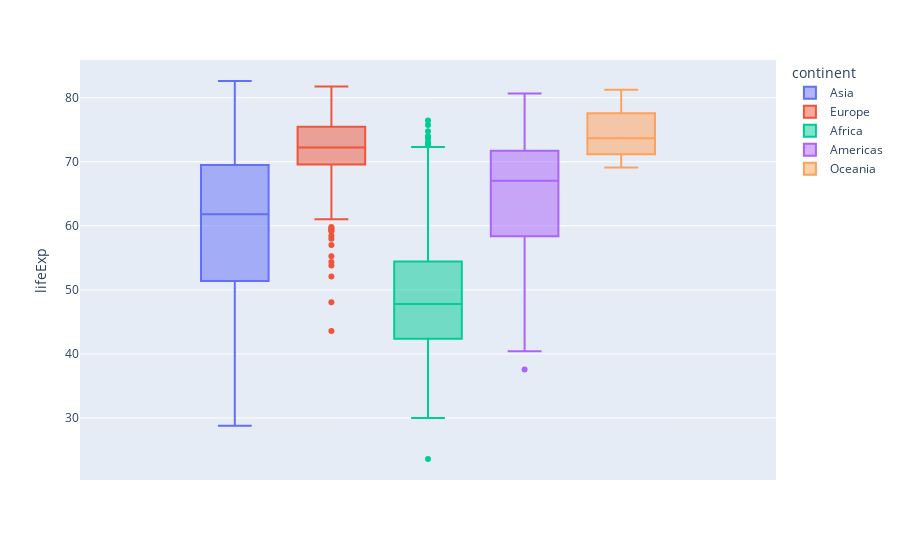

Notebook cell for this chart:
### Code cell
px.box(data_frame= gapminder, y = 'lifeExp', color = 'continent')

### Figure 1 — Plotly figure (JSON) as saved in the notebook; plotly's stock layout.template omitted (floating-point values rounded to 4 significant figures; data arrays with more than 128 entries replaced by an {"elided": "..."} marker saying what was removed)
{"data": [{"alignmentgroup": "True", "hovertemplate": "continent=Asia<br>lifeExp=%{y}<extra></extra>", "legendgroup": "Asia", "marker": {"color": "#636efa"}, "name": "Asia", "notched": false, "offsetgroup": "Asia", "orientation": "v", "showlegend": true, "type": "box", "x0": " ", "xaxis": "x", "y": {"elided": "396 float values"}, "y0": " ", "yaxis": "y"}, {"alignmentgroup": "True", "hovertemplate": "continent=Europe<br>lifeExp=%{y}<extra></extra>", "legendgroup": "Europe", "marker": {"color": "#EF553B"}, "name": "Europe", "notched": false, "offsetgroup": "Europe", "orientation": "v", "showlegend": true, "type": "box", "x0": " ", "xaxis": "x", "y": {"elided": "360 float values"}, "y0": " ", "yaxis": "y"}, {"alignmentgroup": "True", "hovertemplate": "continent=Africa<br>lifeExp=%{y}<extra></extra>", "legendgroup": "Africa", "marker": {"color": "#00cc96"}, "name": "Africa", "notched": false, "offsetgroup": "Africa", "orientation": "v", "showlegend": true, "type": "box", "x0": " ", "xaxis": "x", "y": {"elided": "624 float values"}, "y0": " ", "yaxis": "y"}, {"alignmentgroup": "True", "hovertemplate": "continent=Americas<br>lifeExp=%{y}<extra></extra>", "legendgroup": "Americas", "marker": {"color": "#ab63fa"}, "name": "Americas", "notched": false, "offsetgroup": "Americas", "orientation": "v", "showlegend": true, "type": "box", "x0": " ", "xaxis": "x", "y": {"elided": "300 float values"}, "y0": " ", "yaxis": "y"}, {"alignmentgroup": "True", "hovertemplate": "continent=Oceania<br>lifeExp=%{y}<extra></extra>", "legendgroup": "Oceania", "marker": {"color": "#FFA15A"}, "name": "Oceania", "notched": false, "offsetgroup": "Oceania", "orientation": "v", "showlegend": true, "type": "box", "x0": " ", "xaxis": "x", "y": [69.12, 70.33, 70.93, 71.1, 71.93, 73.49, 74.74, 76.32, 77.56, 78.83, 80.37, 81.23, 69.39, 70.26, 71.24, 71.52, 71.89, 72.22, 73.84, 74.32, 76.33, 77.55, 79.11, 80.2], "y0": " ", "yaxis": "y"}], "layout": {"boxmode": "group", "legend": {"title": {"text": "continent"}, "tracegroupgap": 0}, "margin": {"t": 60}, "xaxis": {"anchor": "y", "domain": [0, 1]}, "yaxis": {"anchor": "x", "domain": [0, 1], "title": {"text": "lifeExp"}}}}
